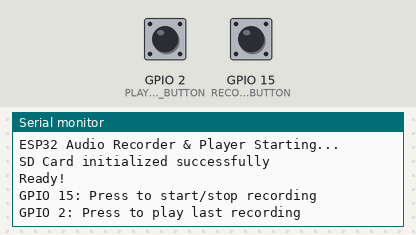
Simulated run of this sketch. Board: ESP32. Shown: the last lines printed to the serial monitor. Inputs (shaded band) come from the test bench; at power-on: GPIO 2 (PLAYBACK_BUTTON) HIGH, GPIO 15 (RECORD_BUTTON) HIGH. I2S audio is not simulated (input reads silence); storage starts empty.

Above: at 2.2 s.
2.3 s: GPIO 2 (PLAYBACK_BUTTON) pulled LOW for 0.15 s
At 3.6 s:
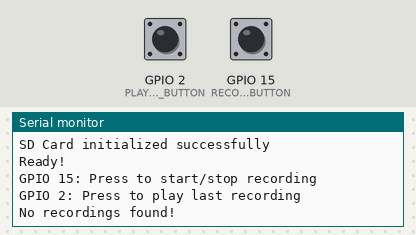
3.9 s: GPIO 15 (RECORD_BUTTON) pulled LOW for 0.15 s
At 5.1 s:
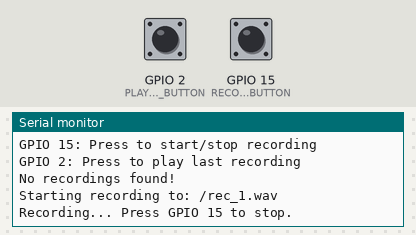
5.5 s: GPIO 15 (RECORD_BUTTON) pulled LOW for 1 s
At 6.4 s:
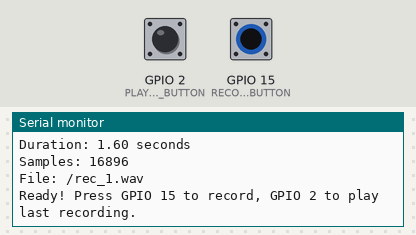
8.0 s: GPIO 2 (PLAYBACK_BUTTON) pulled LOW for 1 s
At 8.5 s:
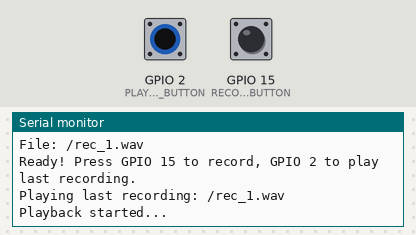

Measured:
- after the input at 2.3 s, the serial monitor: prints a new line after 0.05 s (image 1)
- after the input at 3.9 s, the serial monitor: prints a new line after 0.05 s (image 2)
- after the input at 5.5 s, the serial monitor: prints a new line after 0.06 s (image 3)
- after the input at 8.0 s, the serial monitor: prints a new line after 0.06 s (image 4)

The sketch:

GPIO_15_RECORD_GPIO_2_PLAYBACK_SPEAKER.ino
```cpp
#include <driver/i2s.h>
#include <SD.h>
#include <SPI.h>

// I2S Pins (shared between mic and speaker)
#define I2S_WS 25      // Shared: MIC WS & SPEAKER LRC
#define I2S_SCK 33     // Shared: MIC SCK & SPEAKER BCLK
#define I2S_SD_IN 32   // MIC SD (data in)
#define I2S_SD_OUT 26  // SPEAKER DIN (data out)

// SD Card Pins
#define SD_CS 5
#define SD_MOSI 23
#define SD_MISO 19
#define SD_SCK 18

// Button Pins
#define RECORD_BUTTON 15  // Record/Stop button
#define PLAYBACK_BUTTON 2 // Playback button

// Recording Settings
#define SAMPLE_RATE 16000
#define SAMPLE_BITS 16
#define WAV_HEADER_SIZE 44
#define I2S_PORT I2S_NUM_0
#define BUFFER_LEN 512

bool isRecording = false;
int fileCounter = 1;
String lastRecordedFile = "";

// Global buffers to avoid stack allocation
int32_t* i2s_buffer = NULL;
int16_t* wav_buffer = NULL;

// Button debounce variables
unsigned long lastRecordPress = 0;
unsigned long lastPlaybackPress = 0;
const unsigned long debounceDelay = 50;

// Global file handle for continuous recording
File recordFile;
uint32_t samplesWritten = 0;
unsigned long recordStartTime = 0;

void setup() {
  Serial.begin(115200);
  delay(1000);
  Serial.println("ESP32 Audio Recorder & Player Starting...");

  // Allocate buffers on heap instead of stack
  i2s_buffer = (int32_t*)malloc(BUFFER_LEN * sizeof(int32_t));
  wav_buffer = (int16_t*)malloc(BUFFER_LEN * sizeof(int16_t));

  if (!i2s_buffer || !wav_buffer) {
    Serial.println("Failed to allocate memory for buffers!");
    return;
  }

  // Setup buttons
  pinMode(RECORD_BUTTON, INPUT_PULLUP);
  pinMode(PLAYBACK_BUTTON, INPUT_PULLUP);

  // Initialize SD Card
  SPI.begin(SD_SCK, SD_MISO, SD_MOSI, SD_CS);
  if (!SD.begin(SD_CS)) {
    Serial.println("SD Card initialization failed!");
    return;
  }
  Serial.println("SD Card initialized successfully");

  // Find next available file number
  while (SD.exists("/rec_" + String(fileCounter) + ".wav")) {
    fileCounter++;
  }

  // Set last recorded file to the previous one if it exists
  if (fileCounter > 1) {
    lastRecordedFile = "/rec_" + String(fileCounter - 1) + ".wav";
  }

  Serial.println("Ready!");
  Serial.println("GPIO 15: Press to start/stop recording");
  Serial.println("GPIO 2: Press to play last recording");
}

void loop() {
  unsigned long currentTime = millis();

  // If recording, continuously capture audio
  if (isRecording && recordFile) {
    size_t bytesRead;

    // Read from I2S
    i2s_read(I2S_PORT, i2s_buffer, BUFFER_LEN * sizeof(int32_t), &bytesRead, 100);

    if (bytesRead > 0) {
      int samplesRead = bytesRead / sizeof(int32_t);

      // Convert 32-bit I2S data to 16-bit WAV data
      for (int i = 0; i < samplesRead; i++) {
        wav_buffer[i] = (i2s_buffer[i] >> 14);
      }

      // Write to file
      recordFile.write((byte*)wav_buffer, samplesRead * sizeof(int16_t));
      samplesWritten += samplesRead;

      // Print progress dot every second
      if (samplesWritten % SAMPLE_RATE < BUFFER_LEN) {
        Serial.print(".");
      }
    }
  }

  // Check RECORD button (GPIO 15)
  if (digitalRead(RECORD_BUTTON) == LOW && (currentTime - lastRecordPress > debounceDelay)) {
    lastRecordPress = currentTime;
    delay(50);

    if (digitalRead(RECORD_BUTTON) == LOW) {
      if (!isRecording) {
        // Start recording
        isRecording = true;
        lastRecordedFile = "/rec_" + String(fileCounter) + ".wav";
        startRecording(lastRecordedFile);
      } else {
        // Stop recording
        stopRecording();
        isRecording = false;
        fileCounter++;
        Serial.println("\nReady! Press GPIO 15 to record, GPIO 2 to play last recording.");
      }

      // Wait for button release
      while (digitalRead(RECORD_BUTTON) == LOW) {
        delay(10);
      }
    }
  }

  // Check PLAYBACK button (GPIO 2) - only if not recording
  if (!isRecording && digitalRead(PLAYBACK_BUTTON) == LOW && (currentTime - lastPlaybackPress > debounceDelay)) {
    lastPlaybackPress = currentTime;
    delay(50);

    if (digitalRead(PLAYBACK_BUTTON) == LOW) {
      if (lastRecordedFile != "" && SD.exists(lastRecordedFile)) {
        Serial.println("Playing last recording: " + lastRecordedFile);
        playAudio(lastRecordedFile);
        Serial.println("Ready! Press GPIO 15 to record, GPIO 2 to play last recording.");
      } else {
        Serial.println("No recordings found!");
      }

      // Wait for button release
      while (digitalRead(PLAYBACK_BUTTON) == LOW) {
        delay(10);
      }
    }
  }

  delay(10);
}

void configureI2SForRecording() {
  // Only uninstall if already installed
  i2s_driver_uninstall(I2S_PORT);  // This is safe - will just return error if not installed

  i2s_config_t i2s_config = {
    .mode = (i2s_mode_t)(I2S_MODE_MASTER | I2S_MODE_RX),
    .sample_rate = SAMPLE_RATE,
    .bits_per_sample = I2S_BITS_PER_SAMPLE_32BIT,
    .channel_format = I2S_CHANNEL_FMT_ONLY_LEFT,
    .communication_format = I2S_COMM_FORMAT_I2S,
    .intr_alloc_flags = ESP_INTR_FLAG_LEVEL1,
    .dma_buf_count = 4,
    .dma_buf_len = 512,
    .use_apll = false,
    .tx_desc_auto_clear = false,
    .fixed_mclk = 0
  };

  i2s_pin_config_t pin_config = {
    .bck_io_num = I2S_SCK,
    .ws_io_num = I2S_WS,
    .data_out_num = I2S_PIN_NO_CHANGE,
    .data_in_num = I2S_SD_IN
  };

  i2s_driver_install(I2S_PORT, &i2s_config, 0, NULL);
  i2s_set_pin(I2S_PORT, &pin_config);
}

void configureI2SForPlayback() {
  // Only uninstall if already installed
  i2s_driver_uninstall(I2S_PORT);  // This is safe - will just return error if not installed

  i2s_config_t i2s_config = {
    .mode = (i2s_mode_t)(I2S_MODE_MASTER | I2S_MODE_TX),
    .sample_rate = SAMPLE_RATE,
    .bits_per_sample = I2S_BITS_PER_SAMPLE_16BIT,
    .channel_format = I2S_CHANNEL_FMT_ONLY_LEFT,
    .communication_format = I2S_COMM_FORMAT_I2S,
    .intr_alloc_flags = ESP_INTR_FLAG_LEVEL1,
    .dma_buf_count = 4,
    .dma_buf_len = 512,
    .use_apll = false,
    .tx_desc_auto_clear = true,
    .fixed_mclk = 0
  };

  i2s_pin_config_t pin_config = {
    .bck_io_num = I2S_SCK,
    .ws_io_num = I2S_WS,
    .data_out_num = I2S_SD_OUT,
    .data_in_num = I2S_PIN_NO_CHANGE
  };

  i2s_driver_install(I2S_PORT, &i2s_config, 0, NULL);
  i2s_set_pin(I2S_PORT, &pin_config);
}

void startRecording(String filename) {
  Serial.println("Starting recording to: " + filename);

  // Configure I2S for recording
  configureI2SForRecording();

  recordFile = SD.open(filename.c_str(), FILE_WRITE);
  if (!recordFile) {
    Serial.println("Failed to open file for writing");
    isRecording = false;
    return;
  }

  // Write placeholder WAV header (will update when recording stops)
  byte header[WAV_HEADER_SIZE];
  writeWavHeader(header, 0, SAMPLE_RATE, SAMPLE_BITS);
  recordFile.write(header, WAV_HEADER_SIZE);

  samplesWritten = 0;
  recordStartTime = millis();

  Serial.println("Recording... Press GPIO 15 to stop.");
}

void stopRecording() {
  if (!recordFile) {
    return;
  }

  unsigned long recordTime = millis() - recordStartTime;

  // Calculate actual data size
  uint32_t dataSize = samplesWritten * (SAMPLE_BITS / 8);

  // Update WAV header with correct size
  recordFile.seek(0);
  byte header[WAV_HEADER_SIZE];
  writeWavHeader(header, dataSize, SAMPLE_RATE, SAMPLE_BITS);
  recordFile.write(header, WAV_HEADER_SIZE);

  recordFile.close();

  Serial.println("\nRecording stopped!");
  Serial.println("Duration: " + String(recordTime / 1000.0) + " seconds");
  Serial.println("Samples: " + String(samplesWritten));
  Serial.println("File: " + lastRecordedFile);
}

void playAudio(String filename) {
  // Configure I2S for playback
  configureI2SForPlayback();

  File file = SD.open(filename.c_str());
  if (!file) {
    Serial.println("Failed to open file for reading");
    return;
  }

  // Skip WAV header
  file.seek(WAV_HEADER_SIZE);

  size_t bytesWritten;
  int bytesRead;

  Serial.println("Playback started...");

  // Read and play audio data
  while (file.available()) {
    bytesRead = file.read((byte*)wav_buffer, BUFFER_LEN * sizeof(int16_t));

    if (bytesRead > 0) {
      // Write to I2S (playback)
      i2s_write(I2S_PORT, wav_buffer, bytesRead, &bytesWritten, portMAX_DELAY);
    }
  }

  // Wait for I2S to finish transmitting
  delay(100);

  file.close();
  Serial.println("Playback finished!");
}

void writeWavHeader(byte* header, uint32_t dataSize, uint32_t sampleRate, uint16_t bitsPerSample) {
  uint32_t fileSize = dataSize + WAV_HEADER_SIZE - 8;
  uint16_t numChannels = 1;
  uint32_t byteRate = sampleRate * numChannels * (bitsPerSample / 8);
  uint16_t blockAlign = numChannels * (bitsPerSample / 8);

  // RIFF chunk descriptor
  header[0] = 'R'; header[1] = 'I'; header[2] = 'F'; header[3] = 'F';
  header[4] = (byte)(fileSize & 0xFF);
  header[5] = (byte)((fileSize >> 8) & 0xFF);
  header[6] = (byte)((fileSize >> 16) & 0xFF);
  header[7] = (byte)((fileSize >> 24) & 0xFF);
  header[8] = 'W'; header[9] = 'A'; header[10] = 'V'; header[11] = 'E';

  // fmt sub-chunk
  header[12] = 'f'; header[13] = 'm'; header[14] = 't'; header[15] = ' ';
  header[16] = 0x10; header[17] = 0x00; header[18] = 0x00; header[19] = 0x00;
  header[20] = 0x01; header[21] = 0x00; // PCM
  header[22] = (byte)(numChannels & 0xFF); header[23] = (byte)((numChannels >> 8) & 0xFF);
  header[24] = (byte)(sampleRate & 0xFF);
  header[25] = (byte)((sampleRate >> 8) & 0xFF);
  header[26] = (byte)((sampleRate >> 16) & 0xFF);
  header[27] = (byte)((sampleRate >> 24) & 0xFF);
  header[28] = (byte)(byteRate & 0xFF);
  header[29] = (byte)((byteRate >> 8) & 0xFF);
  header[30] = (byte)((byteRate >> 16) & 0xFF);
  header[31] = (byte)((byteRate >> 24) & 0xFF);
  header[32] = (byte)(blockAlign & 0xFF);
  header[33] = (byte)((blockAlign >> 8) & 0xFF);
  header[34] = (byte)(bitsPerSample & 0xFF);
  header[35] = (byte)((bitsPerSample >> 8) & 0xFF);

  // data sub-chunk
  header[36] = 'd'; header[37] = 'a'; header[38] = 't'; header[39] = 'a';
  header[40] = (byte)(dataSize & 0xFF);
  header[41] = (byte)((dataSize >> 8) & 0xFF);
  header[42] = (byte)((dataSize >> 16) & 0xFF);
  header[43] = (byte)((dataSize >> 24) & 0xFF);
}
```
